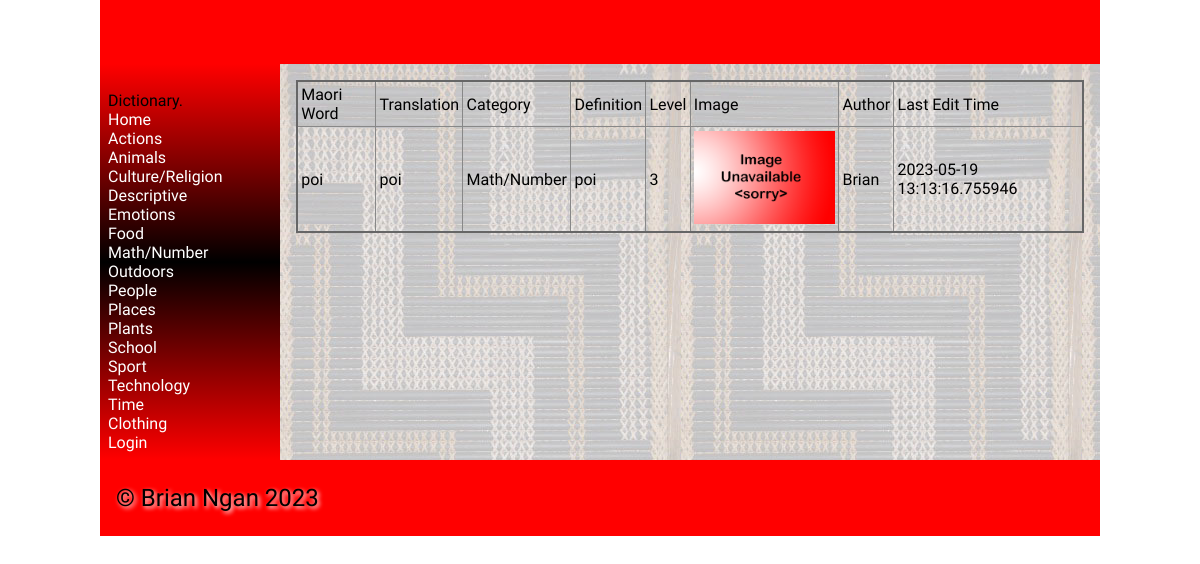
The page /worddisplay/1510 on the database its author committed.
### tables this page shows
CREATE TABLE categories
(
    id       integer
        primary key autoincrement,
    category varchar(30)
);

CREATE TABLE "vocab_list"
(
    id                  integer
        primary key autoincrement,
    maori_word          varchar default 30,
    english_translation varchar default 30,
    category            integer,
    definition          varchar default 500,
    level               integer,
    image               varchar(60),
    author              integer,
    last_edit_time      varchar(50)
);

CREATE TABLE user
(
    id         integer
        primary key autoincrement,
    first_name varchar default 30,
    last_name  varchar default 30,
    email      varchar default 80
        unique,
    password   char    default 60
, user_type integer);

### flaskProject/app.py (the view)
@app.route('/worddisplay/<word_id>')
def render_worddisplay(word_id):
    con = create_connection(DATABASE)
    cur = con.cursor()
    query = "SELECT vocab_list.id, vocab_list.maori_word, vocab_list.english_translation, categories.category, " \
            "vocab_list.definition, vocab_list.level, vocab_list.image, user.first_name, vocab_list.last_edit_time " \
            "FROM vocab_list INNER JOIN categories ON vocab_list.category=categories.id INNER JOIN user ON " \
            "vocab_list.author=user.id WHERE vocab_list.id = ?"
    cur.execute(query, (word_id,))
    words_list = cur.fetchall()
    return render_template('worddisplay.html', logged_in=logged_in_checker(), categories=get_all_category(),
                           word=words_list)

### flaskProject/app.py (called while the page is built)
def create_connection(db_file):
    try:
        connection = sqlite3.connect(db_file)
        return connection
    except Error as e:
        print(e)
    return None

def logged_in_checker():
    if session.get('email') is None:
        return None
    elif session.get('user_type') == 1:
        return 0
    elif session.get('user_type') == 2:
        return 1

def get_all_category():
    con = create_connection(DATABASE)
    cur = con.cursor()
    query = "SELECT * FROM categories"
    cur.execute(query, )
    return cur.fetchall()

### flaskProject/templates/worddisplay.html (shortened to what this page needs)
{% extends "base.html" %}
{% block main %}
<table>
    <thead>
        <tr>
            <td>Maori Word</td>
            <td>Translation</td>
            <td>Category</td>
            <td>Definition</td>
            <td>Level</td>
            <td>Image</td>
            <td>Author</td>
            <td>Last Edit Time</td>
        </tr>
    </thead>
    <tbody>
    {% for credential in word %}
        <tr>
            <td>{{ credential[1] }}</td>
            <td>{{ credential[2] }}</td>
            <td>{{ credential[3] }}</td>
            <td>{{ credential[4] }}</td>
            <td>{{ credential[5] }}</td>
            <td>
                {% if credential[6] %}
                    <img src="/static/images/{{ credential[6] }}">
                {% else %}
                    <img src="/static/images/noimage.png">
                {% endif %}
            </td>
            <td>{{ credential[7] }}</td>
            <td>{{ credential[8] }}</td>
        </tr>
    {% endfor %}
    </tbody>
</table>
{% endblock %}

### flaskProject/templates/base.html (shortened to what this page needs)
<!doctype html>
<html lang="en">
<head>
	<link href="{{ url_for('static', filename='css/style.css') }}" rel="stylesheet">
</head>
<body>
	<div id="container">
		<header>
			<h1>{% block heading %}{% endblock %}</h1>
		</header>
		<nav>
			<div class="container">
				<div class="navbar-brand">Dictionary.</div>
					<div class="navbar-links">
						<a href="/">Home</a><br>
                        {% for category in categories %}
                        <a href="/category/{{ category[0] }}">{{ category[1] }}</a><br>
                        {% endfor %}
						{% if logged_in == None %}
						<a href="/login">Login</a>
						{% else %}
						<a href="/logout">Logout</a>
						{%endif%}
					</div>
			</div>
		</nav>
		<main>
            {% block main%}{% endblock %}
        </main>
		<footer>
			<p>
				&copy; Brian Ngan 2023
			</p>
		</footer>
	</div>
</body>
</html>

### flaskProject/static/css/style.css (style rules this page uses)
* { font-family: Comfortaa, sans-serif; margin: 0; padding: 0; box-sizing: border-box; }
#container { display: grid; grid-template-columns: 75px auto; grid-template-areas: 'nav header' 'main main' 'footer footer'; }
header { grid-area: header; background-color: #f00; padding: 1rem; }
nav { grid-area: nav; }
main { grid-area: main; padding: 1rem; background-color: #edd; }
h1, h2, h3, h4 { padding: 1rem 0; font-family: 'Suez One', serif; color: #000; text-shadow: 2px 2px 4px #fff; }
p { padding: 0.5rem 0; }
a { color: #222; }
img { width: 100%; }
table { width: 100%; border: 2px solid #666; border-collapse: collapse; }
th, td { border: 1px solid #888; padding: 0.2rem; text-align: left; }
footer { grid-area: footer; padding: 1rem; background-color: #f00; }
footer p { color: #000; text-shadow: 2px 2px 4px #fff; font-size: 1.5rem; }
@media only screen and (min-width: 768px) { #container { grid-template-columns: 180px auto; grid-template-areas: 'header header' 'nav main' 'footer footer'; } }
@media only screen and (min-width: 768px) { nav { background: linear-gradient(180deg, rgba(255,0,0,1) 0%, rgba(0, 0, 0, 1) 50%, rgba(255,0,0,1) 100%); padding: 0.5rem; } }
@media only screen and (min-width: 768px) { nav a { color: #fff; text-decoration: none; } }
@media only screen and (min-width: 768px) { main { background-image: url('/poutama.jpg'); } }
@media only screen and (min-width: 1000px) { #container { width: 1000px; margin: auto; } }

### rows shown on the page
categories: category "Actions"
categories: category "Animals"
categories: category "Culture/Religion"
categories: category "Descriptive"
categories: category "Emotions"
categories: category "Food"
categories: category "Math/Number"
categories: category "Outdoors"
categories: category "People"
categories: category "Places"
categories: category "Plants"
categories: category "School"
categories: category "Sport"
categories: category "Technology"
categories: category "Time"
categories: category "Clothing"
vocab_list: maori_word "poi", english_translation "poi", category "Math/Number", definition "poi", level "3", first_name "Brian", last_edit_time "2023-05-19 13:13:16.755946"
